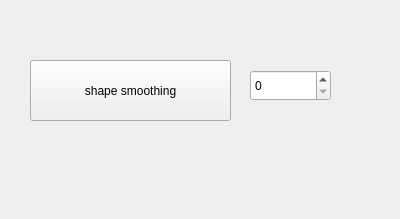
<?xml version="1.0" encoding="UTF-8"?>
<ui version="4.0">
 <class>Smoothing</class>
 <widget class="QWidget" name="Smoothing">
  <property name="geometry">
   <rect>
    <x>0</x>
    <y>0</y>
    <width>400</width>
    <height>219</height>
   </rect>
  </property>
  <property name="windowTitle">
   <string>Shape smoothing</string>
  </property>
  <widget class="QPushButton" name="shape_smoothing_button">
   <property name="geometry">
    <rect>
     <x>30</x>
     <y>60</y>
     <width>201</width>
     <height>61</height>
    </rect>
   </property>
   <property name="text">
    <string>shape smoothing</string>
   </property>
  </widget>
  <widget class="QSpinBox" name="smothing_spinBox">
   <property name="geometry">
    <rect>
     <x>250</x>
     <y>70</y>
     <width>81</width>
     <height>31</height>
    </rect>
   </property>
  </widget>
 </widget>
 <resources/>
 <connections/>
</ui>
